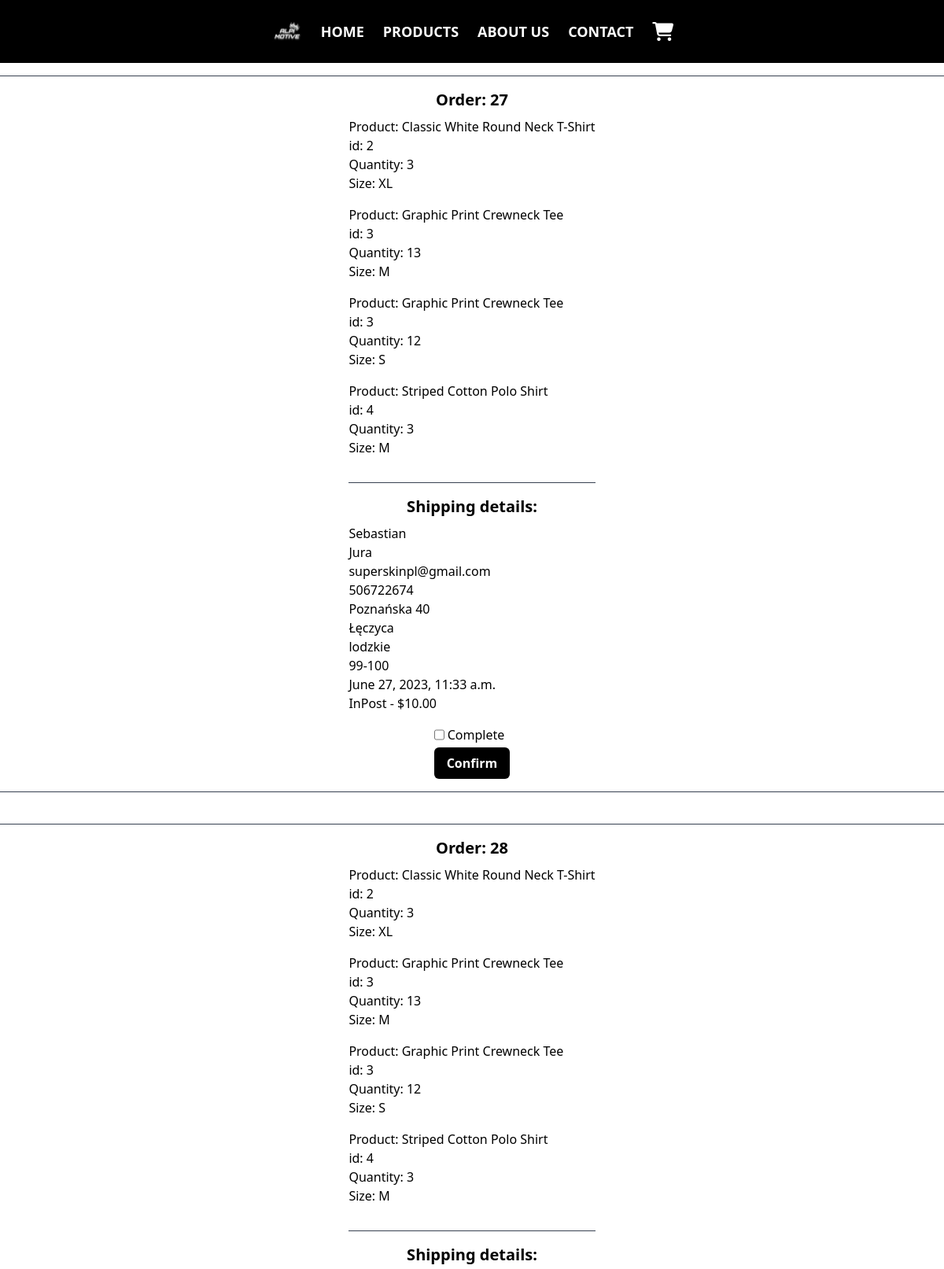
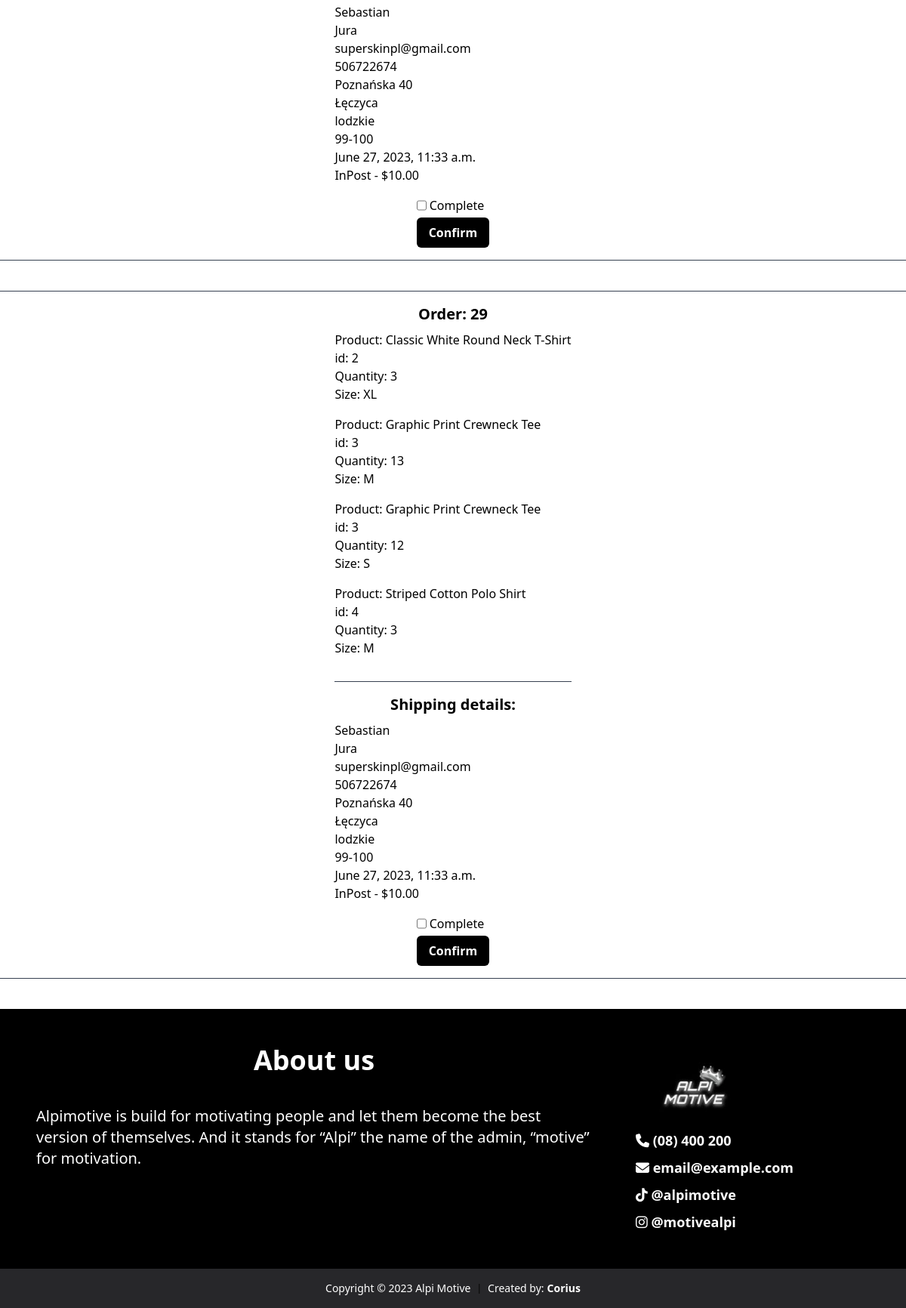
The page /products/orders/ (signed in) on the database as committed earlier (2 pictures, top to bottom).
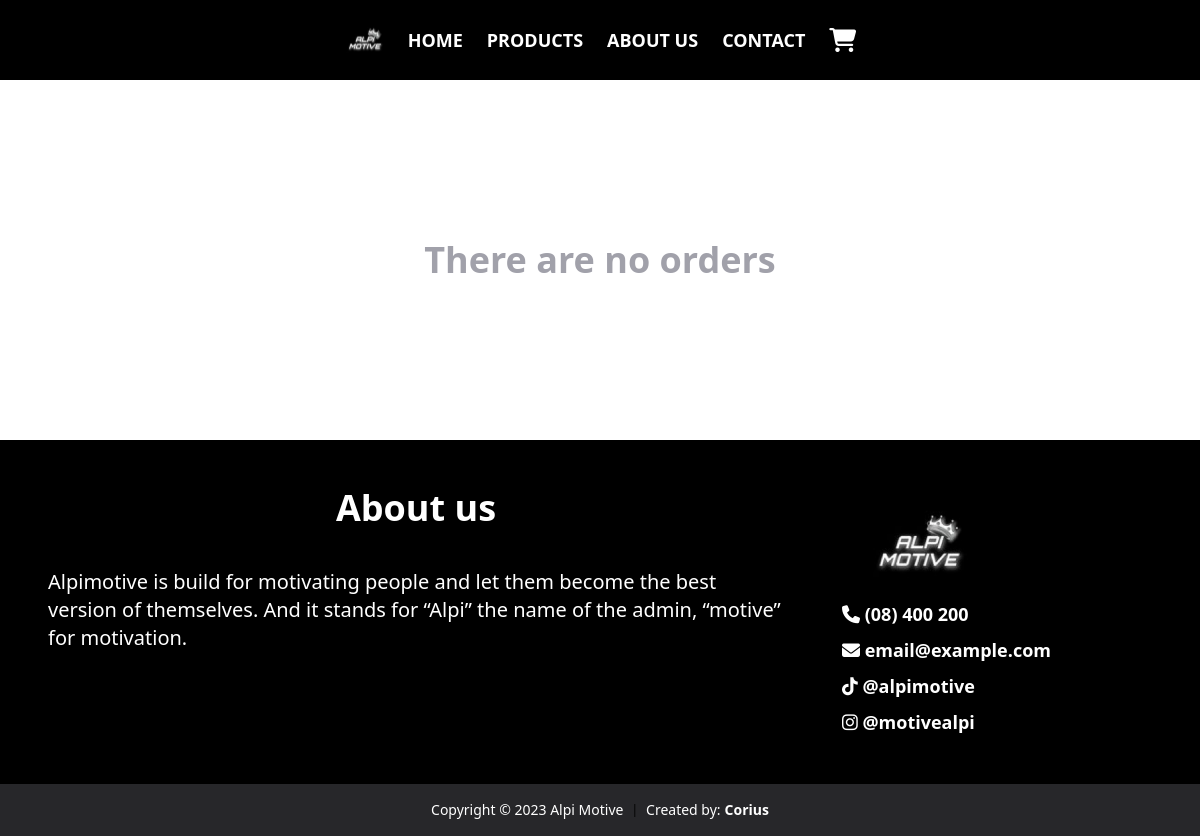
The same page on the database as committed later.
### product/models.py (models this page shows, shortened)
class Order(models.Model):
    device = models.CharField(max_length=255, null=True, blank=True)
    shipping_details = models.ForeignKey(ShippingDetails, on_delete=models.SET_NULL, null=True, blank=True)
    date_ordered = models.DateTimeField(auto_now_add=True)
    transaction_id = models.CharField(max_length=100, null=True)
    orderitems = models.ManyToManyField(OrderItem)
    payed = models.BooleanField(default=False)
    complete = models.BooleanField(default=False)

class OrderItem(models.Model):
    product = models.ForeignKey(Product, on_delete=models.SET_NULL, null=True)
    quantity = models.IntegerField(default=0, null=True, blank=True)
    date_added = models.DateTimeField(auto_now_add=True)
    size = models.ForeignKey(Size, on_delete=models.SET_DEFAULT, default=1)
    device = models.CharField(max_length=255, null=True, blank=True)
    payed = models.BooleanField(default=False)
    code = models.CharField(max_length=255, null=True, blank=True)

class Product(models.Model):
    category = models.ForeignKey(Category, related_name='items', on_delete=models.CASCADE)
    name = models.CharField(max_length=255)
    description = models.TextField(blank=True, null=True)
    color = models.ForeignKey(Color, on_delete=models.SET_DEFAULT, default=1)
    sizes = models.ManyToManyField(Size)
    currency = models.ForeignKey(Currency, related_name='items', on_delete=models.CASCADE, default=1)
    price = models.DecimalField(max_digits=10, decimal_places=2)
    image = models.ImageField(upload_to='product_images', blank=True, null=True)
    available_quantity = models.IntegerField(default=0, blank=True, null=True)
    created_by = models.ForeignKey(User, related_name='items', on_delete=models.CASCADE)
    created_at = models.DateTimeField(auto_now_add=True)

class Size(models.Model):
    name = models.CharField(max_length=255)
    shortcut = models.CharField(max_length=255)

class ShippingDetails(models.Model):
    customer_name = models.CharField(max_length=200, null=False)
    customer_surname = models.CharField(max_length=200, null=False)
    email = models.EmailField(max_length=200, null=False, default='email@email.com')
    phone_number = models.CharField(max_length=12, default='000000000000')
    address = models.CharField(max_length=200, null=False)
    city = models.CharField(max_length=200, null=False)
    state = models.CharField(max_length=200, null=False)
    zipcode = models.CharField(max_length=200, null=False)
    date_added = models.DateTimeField(auto_now_add=True)
    delivery = models.ForeignKey(Delivery, on_delete=models.SET_NULL, null=True)
    device = models.CharField(max_length=255, null=True, blank=True)
    class Meta:
        verbose_name = 'Shipping detail'

class Delivery(models.Model):
    name = models.CharField(max_length=200, null=False)
    price = models.DecimalField(max_digits=10, decimal_places=2)
    currency = models.ForeignKey(Currency, on_delete=models.CASCADE, default=1)
    class Meta:
        verbose_name_plural = 'Deliveries'
    def __str__(self):
        return f'{self.name} - {self.currency.symbol}{self.price}'

class Currency(models.Model):
    name = models.CharField(max_length=255)
    code = models.CharField(max_length=255)
    symbol = models.CharField(max_length=255)
    class Meta:
        ordering = ('name',)
        verbose_name_plural = 'Currencies'

### product/views.py (the view)
# urls.py: path('orders/', views.payed_orders, name='orders')
@staff_member_required
def payed_orders(request):
    device = request.COOKIES.get('device')
    orders = Order.objects.filter(payed=True, complete=False)
    orderitems = OrderItem.objects.filter(order__in=orders)
    order_status = request.POST.get('order_status')
    orders_count = orders.count()
    if order_status:
        order_id = int(order_status)
        order = get_object_or_404(Order, id=order_id)
        order.complete = True
        order.save()
    return render(request, 'product/orders.html', {
        'orders': orders,
        'orderitems': orderitems,
        'orders_count': orders_count
    })

### product/templates/product/orders.html (shortened to what this page needs)
{% extends 'core/base.html' %}
{% load static %}
{% block content %}
        {% if orders_count > 0 %}
        <div>
            {% for order in orders %}
                <div class="mb-10">
                    <hr class="h-px my-4 bg-gray-700 border-0 dark:bg-gray-700">
                    <div class="flex justify-center">
                        <div class="flex flex-col">
                            <p class="font-bold text-xl text-center mb-2">Order: {{order.id}}</p>
                            {% for orderitem in orderitems %}
                            <div class="mb-4">
                                <p>Product: {{orderitem.product.name}}</p>
                                <p>id: {{orderitem.product.id}}</p>
                                <p>Quantity: {{orderitem.quantity}} </p>
                                <p>Size: {{orderitem.size.shortcut}} </p>
                            </div>
                            {% endfor %}
                            <hr class="h-px my-4 bg-gray-700 border-0 dark:bg-gray-700">
                            <p class="font-bold text-xl text-center mb-2">Shipping details:</p>
                            <p>{{order.shipping_details.customer_name}}</p>
                            <p>{{order.shipping_details.customer_surname}}</p>
                            <p>{{order.shipping_details.email}}</p>
                            <p>{{order.shipping_details.phone_number}}</p>
                            <p>{{order.shipping_details.address}}</p>
                            <p>{{order.shipping_details.city}}</p>
                            <p>{{order.shipping_details.state}}</p>
                            <p>{{order.shipping_details.zipcode}}</p>
                            <p>{{order.shipping_details.date_added}}</p>
                            <p>{{order.shipping_details.delivery}}</p>
                            <form method="post">
                                <div class="flex justify-center mt-4">
                                    <div class="flex flex-col gap-1">
                                        <div class="flex space-x-1">
                                            <input type="checkbox" id="order_status" name="order_status" value="{{ order.id }}">
                                            <label for="order_status">Complete</label>
                                        </div>
                                        <button class="py-2 px-4 bg-black rounded-md font-semibold text-white hover:bg-zinc-700">Confirm</button>
                                    </div>
                                </div>
                            </form>
                        </div>
                    </div>
                    <hr class="h-px my-4 bg-gray-700 border-0 dark:bg-gray-700">
                </div>
            {% endfor %}
        </div>
        {% else %}
        <div class="py-40 flex justify-center">
            <div class="text-center">
                <h1 class="text-4xl font-semibold text-zinc-400">There are no orders</h1>
            </div>
        </div>
        {% endif %}
{% endblock %}

### core/templates/core/base.html (shortened to what this page needs)
<!doctype html>
{% load static %}
<html>
    <head>
    </head>
    <body>
        <nav class="py-3 px-3 sm:py-6 sm:px-6 bg-black flex justify-center">
            <div class="flex items-center space-x-2 sm:space-x-6">
                <img class="sm:scale-150 flex-1 text-lg font-semibold text-white pointer-events-none select-none" src="{% static 'images/AlpiLogo.png' %}" alt="logo" width="40" height="40" draggable="false">
                <a href="{% url 'core:index' %}" class="text-xs sm:text-lg font-semibold text-white hover:text-zinc-400">HOME</a>
                <a href="{% url 'product:list' %}" class="text-xs sm:text-lg font-semibold text-white hover:text-zinc-400">PRODUCTS</a>
                <a href="{% url 'core:index' %}#footer" class="text-xs sm:text-lg font-semibold text-white hover:text-zinc-400">ABOUT US</a>
                <a href="{% url 'core:contact' %}" class="text-xs sm:text-lg font-semibold text-white hover:text-zinc-400">CONTACT</a>
                <div class="flex justify-between">
                    <a href="{% url 'product:cart' %}" class="text-lg sm:text-2xl font-semibold text-white hover:text-zinc-400">
                        <i class="fa-solid fa-cart-shopping"></i>
                    </a>
                </div>
            </div>
        </nav>
            {% block content %}
            {% endblock %}
        <footer id="footer" class="bottom-0 w-full">
            <div class="py-12 px-12 flex flex-col sm:flex-row justify-center sm:justify-between bg-black">
                <div class="sm:w-2/3">
                    <h3 class="text-3xl sm:text-4xl font-bold text-white text-center mb-10">About us</h3>
                    <p class="text-lg sm:text-xl text-white">Alpimotive is build for motivating people and let them become the best version of themselves. And it stands for “Alpi” the name of the admin, “motive” for motivation.</p>
                </div>
                <div class="flex justify-center translate-x-20 sm:translate-x-0">
                    <div class="flex flex-col">
                        <img class="flex-1 text-lg font-semibold text-white pointer-events-none mr-40 select-none" src="{% static 'images/AlpiLogo.png' %}" alt="logo" width="150" height="150" draggable="false">
                        <ul class="space-y-2">
                            <li><a href="#" class="text-sm sm:text-lg font-semibold text-white hover:text-zinc-400"><i class="fa-solid fa-phone"></i> (08) 400 200</a></li>
                            <li><a href="#" class="text-sm sm:text-lg font-semibold text-white hover:text-zinc-400"><i class="fa-solid fa-envelope"></i> email@example.com</a></li>
                            <li><a href="#" class="text-sm sm:text-lg font-semibold text-white hover:text-zinc-400"><i class="fa-brands fa-tiktok"></i> @alpimotive</a></li>
                            <li><a href="#" class="text-sm sm:text-lg font-semibold text-white hover:text-zinc-400"><i class="fa-brands fa-instagram"></i> @motivealpi</a></li>
                        </ul>
                    </div>
                </div>
            </div>
            <div class="py-2 px-2 sm:py-4 sm:px-4 bg-zinc-800">
                <div class="flex justify-center items-center">
                    <p class="text-xs sm:text-sm font-sans text-white">Copyright © 2023 Alpi Motive</p>
                    <p class="text-xs sm:text-smfont-bold text-gray mx-2">|</p>
                    <p class="text-xs sm:text-sm font-sans text-white">Created by:</p>
                    <a href="https://www.instagram.com/corius.dev/" target="_blank" class="text-xs sm:text-sm font-bold text-white ml-1">Corius</a>
                </div>
            </div>
        </footer>
    </body>
    <script src="https://cdn.tailwindcss.com"></script>
    <link rel="stylesheet" href="{% static 'css/fixed-image.css' %}">
</html>

Rows that differ between the two databases and show on the page:
removed Order: id "27", shipping_details.customer_name "Sebastian", shipping_details.customer_surname "Jura", shipping_details.email "superskinpl@gmail.com", shipping_details.phone_number "506722674", shipping_details.address "Poznańska 40", shipping_details.city "Łęczyca", shipping_details.state "lodzkie", shipping_details.zipcode "99-100", shipping_details.date_added "June 27, 2023, 11:33 a.m.", shipping_details.delivery "InPost - $10.00"
removed OrderItem: product.name "Classic White Round Neck T-Shirt", product.id "2", quantity "3", size.shortcut "XL"
removed OrderItem: product.name "Graphic Print Crewneck Tee", product.id "3", quantity "13", size.shortcut "M"
removed OrderItem: product.name "Graphic Print Crewneck Tee", product.id "3", quantity "12", size.shortcut "S"
removed OrderItem: product.name "Striped Cotton Polo Shirt", product.id "4", quantity "3", size.shortcut "M"
removed Order: id "28", shipping_details.customer_name "Sebastian", shipping_details.customer_surname "Jura", shipping_details.email "superskinpl@gmail.com", shipping_details.phone_number "506722674", shipping_details.address "Poznańska 40", shipping_details.city "Łęczyca", shipping_details.state "lodzkie", shipping_details.zipcode "99-100", shipping_details.date_added "June 27, 2023, 11:33 a.m.", shipping_details.delivery "InPost - $10.00"
removed Order: id "29", shipping_details.customer_name "Sebastian", shipping_details.customer_surname "Jura", shipping_details.email "superskinpl@gmail.com", shipping_details.phone_number "506722674", shipping_details.address "Poznańska 40", shipping_details.city "Łęczyca", shipping_details.state "lodzkie", shipping_details.zipcode "99-100", shipping_details.date_added "June 27, 2023, 11:33 a.m.", shipping_details.delivery "InPost - $10.00"
Other text that changed with them:
text now shown: "There are no orders"
